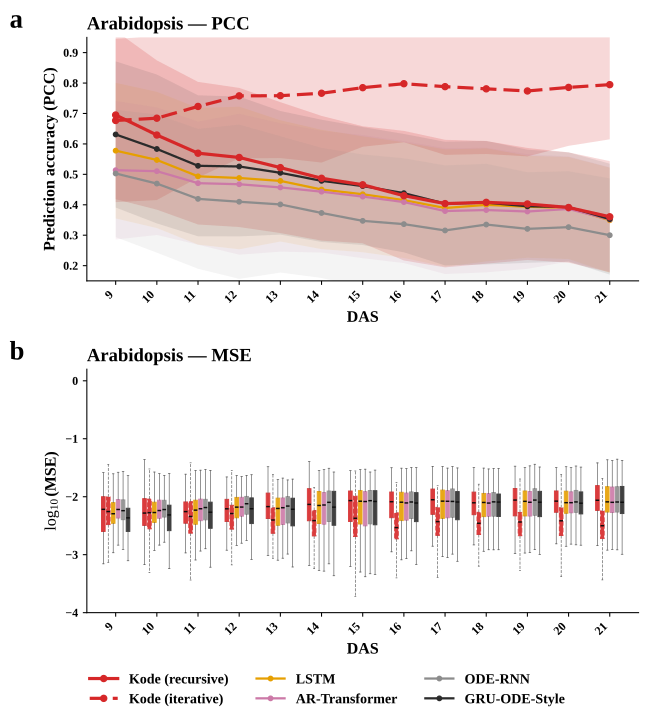

Reproduce this figure in Python.
# -*- coding: utf-8 -*-
"""fig_baselines_arab_v2.py — Kode vs 动态方法基线（拟南芥）

数据 (同目录):
  fig_baselines_data.csv       逐时间点 PCC/MSE 均值+SD (panel a)
  fig_baselines_mse_long.csv   逐 trait x fold 的 MSE   (panel b 箱线图)
输出: fig_baselines_arab.svg

竖排 2 行: (a) 逐时间点 PCC | (b) log10(MSE) 分组箱线图
x 轴为真实 DAS (按真实天数排布, 非等距)
曲线/箱: Kode rec / Kode iter (红, 实/虚) + 4 条动态基线 (避开蓝绿)
"""
import os
import numpy as np
import pandas as pd
import matplotlib
matplotlib.use("Agg")
import matplotlib.pyplot as plt

HERE = os.path.dirname(os.path.abspath(__file__))
CSV  = os.path.join(HERE, "fig_baselines_data.csv")
LONG = os.path.join(HERE, "fig_baselines_mse_long.csv")

# x 轴直接使用真实 DAS(单位: 天), 不再做 t1..t25 索引化;
# 采样间隔本就 1/3 天不等, 真实时间轴会把缺口如实呈现

plt.rcParams.update({
    "font.family": "serif", "font.serif": ["Times New Roman", "DejaVu Serif"],
    "font.size": 10.5, "axes.labelweight": "bold", "axes.titleweight": "bold",
    "mathtext.fontset": "custom", "mathtext.rm": "Times New Roman",
    "mathtext.it": "Times New Roman:italic", "mathtext.bf": "Times New Roman:bold",
    "savefig.dpi": 300, "figure.dpi": 110, "svg.fonttype": "none",
})

RED = "#d62728"
# 基线配色刻意避开蓝/绿 (蓝绿留给作者方法)
STYLE = {
    "Kode_rec":        dict(color=RED,       ls="-",  lw=2.4, ms=4.6, label="Kode (recursive)"),
    "Kode_iter":       dict(color=RED,       ls=(0, (5.0, 2.2)), lw=2.4, ms=4.6, label="Kode (iterative)"),
    # 基线: 橙 / 玫红 / 中灰 / 近黑 —— 彼此差异大, 且都避开蓝绿与红(留给 Kode)
    "lstm":            dict(color="#E69F00", ls="-",  lw=1.7, ms=3.4, label="LSTM"),
    "ar_transformer":  dict(color="#CC79A7", ls="-",  lw=1.7, ms=3.4, label="AR-Transformer"),
    "ode_rnn":         dict(color="#8C8C8C", ls="-",  lw=1.7, ms=3.4, label="ODE-RNN"),
    # 注: 该实现是 GRU-ODE 连续演化 + GRUCell jump, 不含原版 GRU-ODE-Bayes 的贝叶斯观测更新机制,
    #     故论文中统一称 "GRU-ODE-Style" (数据里的 method 名也已同步改成 GRU-ODE-Style)
    "GRU-ODE-Style":  dict(color="#2B2B2B", ls="-",  lw=1.7, ms=3.4, label="GRU-ODE-Style"),
    "ststp":           dict(color="#B0AFAF", ls="-",  lw=1.7, ms=3.4, label="ST-STP"),
}
ORDER = ["Kode_rec", "Kode_iter", "lstm", "ar_transformer", "ode_rnn", "GRU-ODE-Style"]
DODGE = {m: off for m, off in zip(ORDER, np.linspace(-0.30, 0.30, len(ORDER)))}
W = 0.088

def draw_box(ax, long, ds, ts):
    data, pos, cols, lss = [], [], [], []
    for tp in ts:
        xpos = float(tp)              # 真实 DAS
        for m in ORDER:
            v = long[(long.dataset == ds) & (long.method == m) & (long.time == tp)]["mse"].values
            v = v[np.isfinite(v) & (v > 0)]
            if v.size == 0:
                v = np.array([np.nan])
            data.append(np.log10(v + 1e-12))
            pos.append(xpos + DODGE[m]); cols.append(STYLE[m]["color"]); lss.append(STYLE[m]["ls"])
    bp = ax.boxplot(data, positions=pos, widths=W, patch_artist=True,
                    showfliers=False, manage_ticks=False,
                    whiskerprops=dict(linewidth=0.45, color="0.3"),
                    capprops=dict(linewidth=0.45, color="0.3"),
                    boxprops=dict(linewidth=0.7),
                    medianprops=dict(linewidth=1.1, color="0.05"))
    for patch, c, ls in zip(bp["boxes"], cols, lss):
        patch.set_facecolor(c); patch.set_edgecolor(c)
        patch.set_alpha(0.90); patch.set_linestyle(ls)
    ls2 = [x for x in lss for _ in range(2)]      # 每个箱有上下两根 whisker/cap
    for el, ls in zip(bp["whiskers"], ls2): el.set_linestyle(ls)
    for el, ls in zip(bp["caps"],     ls2): el.set_linestyle(ls)
    for el, ls in zip(bp["medians"],  lss): el.set_linestyle(ls); el.set_color("0.05")

def main():
    d = pd.read_csv(CSV); long = pd.read_csv(LONG)
    ds = "arab"
    sub = d[d.dataset == ds].copy()
    sub["t"] = sub["time"].astype(float)      # 真实 DAS
    fig, axes = plt.subplots(2, 1, figsize=(6.8, 7.4))

    # ---- a: PCC ----
    ax = axes[0]
    for m in ORDER:
        s = sub[sub.method == m].sort_values("t")
        if not len(s): continue
        st = STYLE[m]
        x, y, sd = s["t"].values, s["pcc"].values, s["pcc_sd"].values
        ax.fill_between(x, y - sd, y + sd, color=st["color"],
                        alpha=(0.18 if m.startswith("Kode") else 0.10), lw=0)
        ax.plot(x, y, color=st["color"], ls=st["ls"], lw=st["lw"], marker="o",
                ms=st["ms"], label=st["label"], zorder=(5 if m.startswith("Kode") else 3))
    ax.set_title("Arabidopsis — PCC", fontsize=14, fontweight="bold", loc="left", pad=6)
    ax.text(-0.14, 1.04, "a", transform=ax.transAxes, fontsize=20, fontweight="bold")
    ax.set_ylabel("Prediction accuracy (PCC)", fontsize=12)
    ax.set_ylim(0.15, 0.95)

    # ---- b: MSE 箱线图 ----
    ax = axes[1]
    raw_t = sorted(long[long.dataset == ds]["time"].unique())
    draw_box(ax, long, ds, raw_t)
    ax.set_title("Arabidopsis — MSE", fontsize=14, fontweight="bold", loc="left", pad=6)
    ax.text(-0.14, 1.04, "b", transform=ax.transAxes, fontsize=20, fontweight="bold")
    ax.set_ylabel(r"$\log_{10}$(MSE)", fontsize=12)
    ax.set_ylim(-4.0, 0.2); ax.set_yticks(list(range(-4, 1)))

    for ax in axes:
        ax.set_xlabel("DAS", fontsize=12)
        ax.set_xticks(raw_t)
        ax.set_xticklabels([str(int(v)) for v in raw_t], fontsize=9,
                           rotation=45, ha="right")
        ax.set_xlim(raw_t[0] - 0.7, raw_t[-1] + 0.7)
        ax.spines["top"].set_visible(False); ax.spines["right"].set_visible(False)
        ax.tick_params(axis="both", length=3, labelsize=9)
        for t in ax.get_xticklabels() + ax.get_yticklabels():
            t.set_fontweight("bold")

    handles, labels = axes[0].get_legend_handles_labels()
    leg = fig.legend(handles, labels, loc="lower center", ncol=3, frameon=False,
                     fontsize=10.5, bbox_to_anchor=(0.5, -0.02), handlelength=2.0)
    for t in leg.get_texts():
        t.set_fontweight("bold")

    fig.tight_layout(rect=[0, 0.045, 1, 1])
    # v2: 用当前 fig_baselines_data.csv 重画 (2026-09-22)
    out = os.path.join(HERE, "fig_baselines_arab.svg")
    fig.savefig(out, bbox_inches="tight")
    print("saved ->", out)
    plt.close(fig)

if __name__ == "__main__":
    print("data ->", CSV, "| long ->", LONG)
    main()
